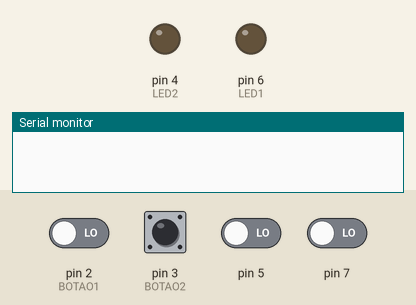
The sketch below on a simulated Arduino Uno, built with avr-gcc and run on an emulated ATmega328P. Parts: output pins drawn as LEDs (lit = HIGH), the last lines printed to the serial monitor. The inputs (shaded band) are chosen by the test bench; at power-on: pin 2 (BOTAO1), pin 3 (BOTAO2), pin 5, pin 7 LOW.

Above: at 4.9 s.
5.0 s: pin 3 (BOTAO2) pulled HIGH for 0.15 s
At 7.56 s:
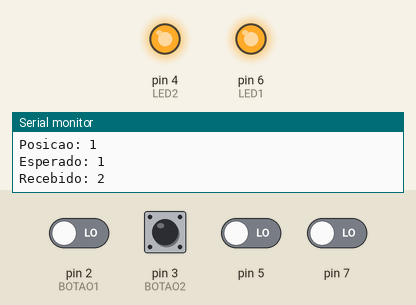
At 8.16 s:
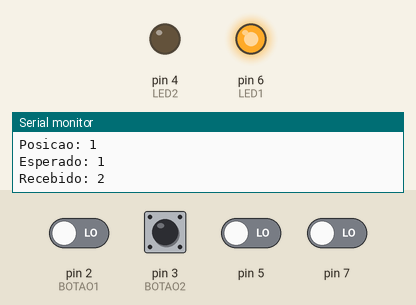
Timing chart, 0 to 12.2 s (numbered marks = the images above; inputs shaded):
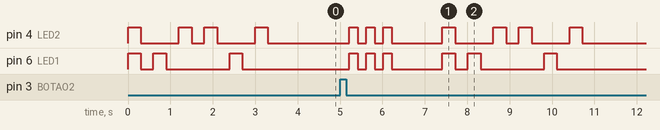

The sketch:

desafio_sequencia.ino
```cpp
#include <avr/io.h>
#include <avr/interrupt.h>
#include <stdint.h>

#ifndef F_CPU
#define F_CPU 16000000UL
#endif

// 1. MACROS PARA OPERACOES DE BITS

#define set_bit(reg, bit) ((reg) |= (1 << (bit)))
#define clr_bit(reg, bit) ((reg) &= ~(1 << (bit)))
#define cpl_bit(reg, bit) ((reg) ^= (1 << (bit)))
#define tst_bit(reg, bit) ((reg) & (1 << (bit)))

// 2. DEFINICAO DOS PINOS

// LEDs
#define LED1 PD6
#define LED2 PD4

// Botoes
#define BOTAO1 PD2
#define BOTAO2 PD3

// Tipo de ligacao dos botoes:
// 1 = botao liga o pino ao 5V, com resistor pull-down externo (le 1 ao pressionar)
// 0 = botao liga o pino ao GND, usa pull-up interno (le 0 ao pressionar)
#define PULLDOWN_EXTERNO 1

#if PULLDOWN_EXTERNO
  #define PRESSIONADO(pino) (tst_bit(PIND, pino) != 0)
#else
  #define PRESSIONADO(pino) (tst_bit(PIND, pino) == 0)
#endif

// UART
#define BAUD 9600UL
#define UBRR_VALOR ((F_CPU / 16UL / BAUD) - 1)   // 103 para 9600 baud a 16 MHz

// Comando serial de reinicio
#define COMANDO_REINICIO 'R'

// 3. VARIAVEIS

volatile uint8_t ms = 0;
volatile bool reiniciar_solicitado = false;   // alterada na ISR da UART

bool desafio_concluido = false;

// Sequencia:
// 1 = LED1 / BOTAO1
// 2 = LED2 / BOTAO2
const uint8_t sequencia[] = {1, 2, 2, 1, 2};
const uint8_t TAMANHO = sizeof(sequencia);

// 4. INTERRUPCOES

// Timer1: base de tempo de 1 ms
ISR(TIMER1_COMPA_vect) {
  ms++;
}

// UART: recepcao de caractere. So sinaliza a flag de reinicio.
ISR(USART_RX_vect) {
  char c = UDR0;

  if (c == COMANDO_REINICIO || c == (COMANDO_REINICIO + 32)) {   // 'R' ou 'r'
    reiniciar_solicitado = true;
  }
}

// 5. FUNCAO DE ESPERA

void espera_ms(uint16_t tempo) {
  while (tempo > 0) {
    uint8_t intervalo = tempo > 200 ? 200 : tempo;
    uint8_t inicio = ms;

    while ((uint8_t)(ms - inicio) < intervalo) {
      // Timer continua contando
    }

    tempo -= intervalo;
  }
}

// 6. UART POR REGISTRADORES

void uart_init() {
  // Baud rate
  UBRR0H = (uint8_t)(UBRR_VALOR >> 8);
  UBRR0L = (uint8_t)(UBRR_VALOR);

  // Modo assincrono normal (sem U2X)
  UCSR0A = 0;

  // Habilita receptor, transmissor e interrupcao de recepcao
  UCSR0B = (1 << RXEN0) | (1 << TXEN0) | (1 << RXCIE0);

  // Formato 8N1: 8 bits de dados, sem paridade, 1 stop bit
  UCSR0C = (1 << UCSZ01) | (1 << UCSZ00);
}

void uart_enviar_char(char c) {
  // Espera o registrador de transmissao ficar livre
  while (!tst_bit(UCSR0A, UDRE0)) {
  }

  UDR0 = c;
}

void uart_enviar_texto(const char *texto) {
  while (*texto) {
    uart_enviar_char(*texto);
    texto++;
  }
}

void uart_enviar_numero(uint8_t n) {
  if (n >= 100) {
    uart_enviar_char('0' + (n / 100));
  }
  if (n >= 10) {
    uart_enviar_char('0' + ((n / 10) % 10));
  }
  uart_enviar_char('0' + (n % 10));
}

void uart_enviar_linha(const char *texto) {
  uart_enviar_texto(texto);
  uart_enviar_texto("\r\n");
}

void uart_enviar_linha_numero(const char *rotulo, uint8_t valor) {
  uart_enviar_texto(rotulo);
  uart_enviar_numero(valor);
  uart_enviar_texto("\r\n");
}

// 7. CONFIGURACAO INICIAL

void setup() {
  uart_init();

  // LEDs como saidas
  set_bit(DDRD, LED1);
  set_bit(DDRD, LED2);

  // Botoes como entradas
  clr_bit(DDRD, BOTAO1);
  clr_bit(DDRD, BOTAO2);

#if PULLDOWN_EXTERNO
  // Pull-up interno desligado (usa pull-down externo)
  clr_bit(PORTD, BOTAO1);
  clr_bit(PORTD, BOTAO2);
#else
  // Pull-up interno ligado (botao vai ao GND)
  set_bit(PORTD, BOTAO1);
  set_bit(PORTD, BOTAO2);
#endif

  // LEDs inicialmente apagados
  clr_bit(PORTD, LED1);
  clr_bit(PORTD, LED2);

  // Configuracao do Timer1: CTC, prescaler 64, 1 ms a 16 MHz
  cli();
  TCCR1A = 0;
  TCCR1B = (1 << WGM12) | (1 << CS11) | (1 << CS10);
  OCR1A = 249;
  TCNT1 = 0;
  TIMSK1 = (1 << OCIE1A);
  sei();
}

// 8. APAGAR OS DOIS LEDS

void apagar_leds() {
  clr_bit(PORTD, LED1);
  clr_bit(PORTD, LED2);
}

// 9. ACENDER O LED CORRESPONDENTE

void acender_led(uint8_t valor) {
  if (valor == 1) {
    set_bit(PORTD, LED1);
  } else if (valor == 2) {
    set_bit(PORTD, LED2);
  }
}

// 10. APRESENTAR A SEQUENCIA

void apresentar_sequencia() {
  // Acende os dois LEDs simultaneamente
  acender_led(1);
  acender_led(2);
  espera_ms(300);
  apagar_leds();
  espera_ms(300);

  // Apresenta a sequencia individualmente
  for (uint8_t i = 0; i < TAMANHO; i++) {
    acender_led(sequencia[i]);
    espera_ms(300);
    apagar_leds();
    espera_ms(300);
  }
}

// 11. AGUARDAR A LIBERACAO DOS BOTOES

void aguardar_soltar() {
  while (PRESSIONADO(BOTAO1) || PRESSIONADO(BOTAO2)) {
  }

  // Elimina o repique na liberacao
  espera_ms(30);

  while (PRESSIONADO(BOTAO1) || PRESSIONADO(BOTAO2)) {
  }
}

// 12. REINICIAR O DESAFIO

void reiniciar_desafio() {
  apagar_leds();
  desafio_concluido = false;
  reiniciar_solicitado = false;

  uart_enviar_linha("Desafio reiniciado");
}

// 13. LER QUAL BOTAO FOI PRESSIONADO
// Retorna 1 (BOTAO1), 2 (BOTAO2) ou 0 se o reinicio foi solicitado

uint8_t ler_botao() {

  while (1) {

    uint8_t botao1 = PRESSIONADO(BOTAO1);
    uint8_t botao2 = PRESSIONADO(BOTAO2);

    // Nenhum botao pressionado: confere se pediram reinicio
    if (!botao1 && !botao2) {
      if (reiniciar_solicitado) {
        return 0;   // leitura abortada por pedido de reinicio
      }

      continue;
    }

    // Aguarda para eliminar o repique
    espera_ms(30);

    // Nova leitura
    botao1 = PRESSIONADO(BOTAO1);
    botao2 = PRESSIONADO(BOTAO2);

    // Se o sinal desapareceu, descarta a leitura
    if (!botao1 && !botao2) {
      continue;
    }

    // Os dois juntos: aguarda soltar e ignora a tentativa
    if (botao1 && botao2) {
      aguardar_soltar();
      continue;
    }

    uint8_t resposta = botao1 ? 1 : 2;

    aguardar_soltar();

    return resposta;
  }
}

// 14. INDICAR ERRO (3 piscadas dos dois LEDs)

void indicar_erro() {
  for (uint8_t i = 0; i < 3; i++) {
    set_bit(PORTD, LED1);
    set_bit(PORTD, LED2);
    espera_ms(200);
    apagar_leds();
    espera_ms(200);
  }
}

// 15. INDICAR VITORIA (LEDs ficam acesos)

void indicar_vitoria() {
  set_bit(PORTD, LED1);
  set_bit(PORTD, LED2);
  espera_ms(1000);
  apagar_leds();
  espera_ms(300);
  set_bit(PORTD, LED1);
  set_bit(PORTD, LED2);
}

// 16. EXECUTAR O DESAFIO

void loop() {

  // Trata pedido de reinicio vindo da UART
  if (reiniciar_solicitado) {
    reiniciar_desafio();
  }

  // Desafio ja concluido: nao faz nada, loop livre para os outros desafios
  if (desafio_concluido) {
    return;
  }

  uint8_t acertou = 1;

  apresentar_sequencia();
  espera_ms(500);

  // Descarta qualquer aperto feito durante a apresentacao
  aguardar_soltar();

  for (uint8_t i = 0; i < TAMANHO; i++) {

    uint8_t resposta = ler_botao();

    // Reinicio pedido durante a espera: o proximo loop() trata
    if (resposta == 0) {
      return;
    }

    uart_enviar_linha_numero("Posicao: ", i + 1);
    uart_enviar_linha_numero("Esperado: ", sequencia[i]);
    uart_enviar_linha_numero("Recebido: ", resposta);

    if (resposta != sequencia[i]) {
      acertou = 0;
      break;
    }
  }

  if (acertou) {
    indicar_vitoria();
    desafio_concluido = true;
  } else {
    indicar_erro();
    espera_ms(1000);   // pausa antes de repetir a sequencia
  }
}
```

Measured:
- after the input at 5.0 s, pin 4 (LED2): LOW → HIGH after 0.22 s, → LOW 0.20 s later, → HIGH 0.20 s later, → LOW 0.20 s later, … (14 changes in this stretch); pin 6 (LED1): LOW → HIGH after 0.22 s, → LOW 0.20 s later, → HIGH 0.20 s later, → LOW 0.20 s later, … (12 changes in this stretch)
